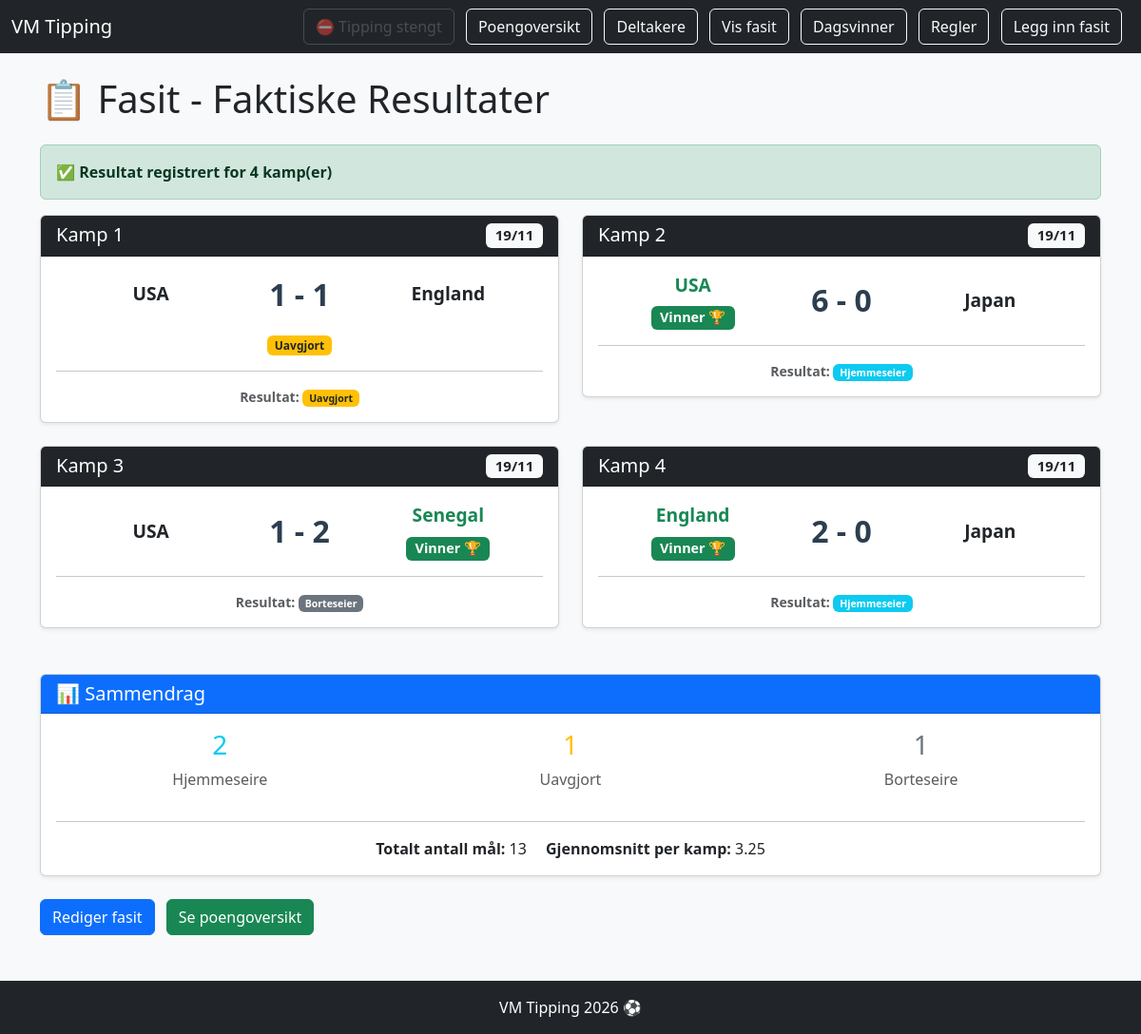
Page /fasit on the earlier database version.
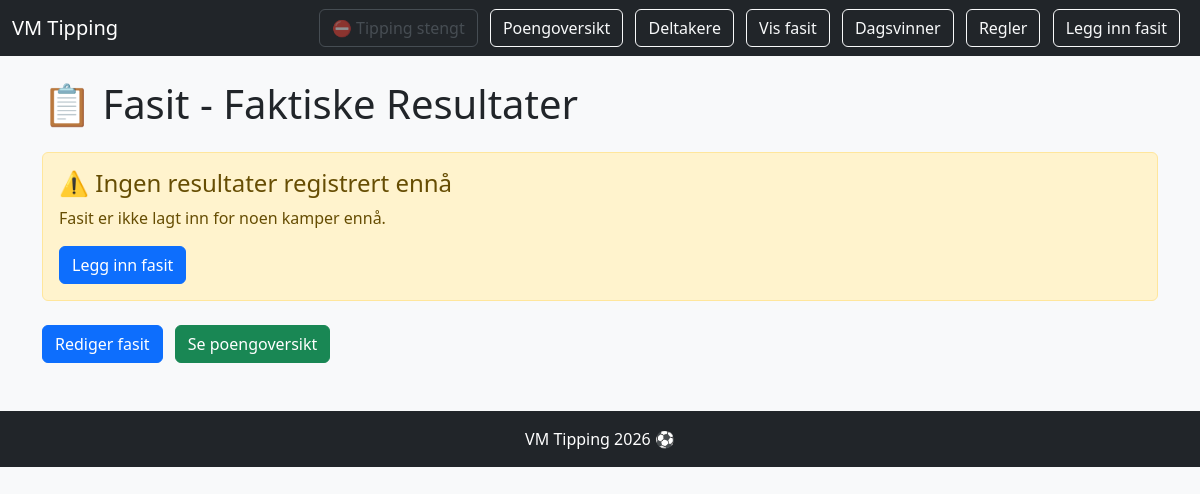
Same page on the later database version.
### tables this page shows
CREATE TABLE resultater (
        kamp_id INTEGER PRIMARY KEY,
        hjemmelag TEXT,
        bortelag TEXT,
        mål_hjemme INTEGER,
        mål_borte INTEGER,
        resultat TEXT,
        dato DATE
    );

### app.py (the view)
@app.route('/fasit')
def fasit():
    conn = sqlite3.connect(DB_PATH)
    c = conn.cursor()
    c.execute('SELECT kamp_id, hjemmelag, bortelag, mål_hjemme, mål_borte, resultat, dato FROM resultater ORDER BY dato ASC, kamp_id ASC')
    resultater_data = c.fetchall()
    c.execute('SELECT fase, lag FROM sluttspillfasit ORDER BY fase')
    sluttspill_fasit = {}
    for fase, lag in c.fetchall():
        if fase not in sluttspill_fasit: sluttspill_fasit[fase] = []
        sluttspill_fasit[fase].append(lag)
    c.execute('SELECT gruppe, lag, plassering FROM gruppefasit')
    gruppefasit = {}
    for gruppe, lag, plassering in c.fetchall():
        if gruppe not in gruppefasit: gruppefasit[gruppe] = {}
        gruppefasit[gruppe][lag] = plassering
    conn.close()
    fasit_liste = []
    hjemmeseire = uavgjort = borteseire = totalt_mål = 0
    for kid, hjemmelag, bortelag, mål_hjemme, mål_borte, resultat, dato in resultater_data:
        fasit_liste.append({'kamp_id': kid, 'hjemmelag': hjemmelag, 'bortelag': bortelag,
                            'mål_hjemme': mål_hjemme, 'mål_borte': mål_borte, 'resultat': resultat, 'dato': dato})
        if resultat == 'H': hjemmeseire += 1
        elif resultat == 'U': uavgjort += 1
        elif resultat == 'B': borteseire += 1
        totalt_mål += mål_hjemme + mål_borte
    statistikk = {'hjemmeseire': hjemmeseire, 'uavgjort': uavgjort, 'borteseire': borteseire,
                  'totalt_mål': totalt_mål, 'gjennomsnitt_mål': totalt_mål / len(fasit_liste) if fasit_liste else 0}
    return render_template('fasit.html', fasit=fasit_liste, statistikk=statistikk,
                           sluttspill_fasit=sluttspill_fasit,
                           sluttspill_datoer_tekst=sluttspill_datoer_tekst,
                           gruppefasit=gruppefasit)

### app.py (called while the page is built)
def er_tipping_stengt():
    return datetime.now(NORSK_TZ) >= FRIST

@app.context_processor
def inject_tipping_stengt():
    return {'tipping_stengt': er_tipping_stengt()}

### templates/fasit.html (shortened to what this page needs)
<!DOCTYPE html>
<html lang="no">
<head>
    <link href="https://cdn.jsdelivr.net/npm/bootstrap@5.3.0/dist/css/bootstrap.min.css" rel="stylesheet">
</head>
<body class="bg-light">
<nav class="navbar navbar-expand-lg navbar-dark bg-dark mb-4">
    <div class="container-fluid">
        <a class="navbar-brand" href="/">VM Tipping</a>
        <div>
            {% if tipping_stengt %}
            <span class="btn btn-outline-secondary me-2 disabled" style="opacity:0.5; cursor:not-allowed;">⛔ Tipping stengt</span>
            {% else %}
            <a class="btn btn-outline-light me-2" href="/tips">Legg inn tips</a>
            {% endif %}
            <a class="btn btn-outline-light me-2" href="/poeng">Poengoversikt</a>
            <a class="btn btn-outline-light me-2" href="/deltakere">Deltakere</a>
            <a class="btn btn-outline-light me-2" href="/fasit">Vis fasit</a>
            <a class="btn btn-outline-light me-2" href="/dagsvinner">Dagsvinner</a>
            <a class="btn btn-outline-light me-2" href="/regler">Regler</a>
            <a class="btn btn-outline-light me-2" href="/resultater">Legg inn fasit</a>
        </div>
    </div>
</nav>
<div class="container">
    <h1 class="mb-4">📋 Fasit - Faktiske Resultater</h1>
    {% if fasit %}
        <div class="alert alert-success">
            <strong>✅ Resultat registrert for {{ fasit|length }} kamp(er)</strong>
        </div>
        <div class="row">
            {% for resultat in fasit %}
            <div class="col-md-6 mb-4">
                <div class="card result-card shadow-sm">
                    <div class="card-header bg-dark text-white">
                        <h5 class="mb-0">
                            Kamp {{ resultat.kamp_id }}
                            {% if resultat.dato %}
                            <span class="badge bg-light text-dark float-end">{{ resultat.dato[8:10] }}/{{ resultat.dato[5:7] }}</span>
                            {% endif %}
                        </h5>
                    </div>
                    <div class="card-body text-center">
                        <div class="row align-items-center">
                            <div class="col-5">
                                <div class="team-name
                                    {% if resultat.resultat == 'H' %}text-success fw-bold{% endif %}">
                                    {{ resultat.hjemmelag }}
                                </div>
                                {% if resultat.resultat == 'H' %}
                                <span class="badge bg-success winner-badge mt-2">Vinner 🏆</span>
                                {% endif %}
                            </div>
                            <div class="col-2">
                                <div class="score">{{ resultat.mål_hjemme }} - {{ resultat.mål_borte }}</div>
                            </div>
                            <div class="col-5">
                                <div class="team-name
                                    {% if resultat.resultat == 'B' %}text-success fw-bold{% endif %}">
                                    {{ resultat.bortelag }}
                                </div>
                                {% if resultat.resultat == 'B' %}
                                <span class="badge bg-success winner-badge mt-2">Vinner 🏆</span>
                                {% endif %}
                            </div>
                        </div>
                        {% if resultat.resultat == 'U' %}
                        <div class="mt-3">
                            <span class="badge bg-warning text-dark">Uavgjort</span>
                        </div>
                        {% endif %}
                        <hr class="my-3">
                        <div class="small text-muted">
                            <strong>Resultat:</strong>
                            <span class="badge
                                {% if resultat.resultat == 'H' %}bg-info
                                {% elif resultat.resultat == 'U' %}bg-warning text-dark
                                {% else %}bg-secondary{% endif %}">
                                {% if resultat.resultat == 'H' %}Hjemmeseier
                                {% elif resultat.resultat == 'U' %}Uavgjort
                                {% else %}Borteseier{% endif %}
                            </span>
                        </div>
                    </div>
                </div>
            </div>
            {% endfor %}
        </div>
        <div class="card shadow-sm mt-4">
            <div class="card-header bg-primary text-white">
                <h5 class="mb-0">📊 Sammendrag</h5>
            </div>
            <div class="card-body">
                <div class="row text-center">
                    <div class="col-md-4">
                        <h3 class="text-info">{{ statistikk.hjemmeseire }}</h3>
                        <p class="text-muted">Hjemmeseire</p>
                    </div>
                    <div class="col-md-4">
                        <h3 class="text-warning">{{ statistikk.uavgjort }}</h3>
                        <p class="text-muted">Uavgjort</p>
                    </div>
                    <div class="col-md-4">
                        <h3 class="text-secondary">{{ statistikk.borteseire }}</h3>
                        <p class="text-muted">Borteseire</p>
                    </div>
                </div>
                <hr>
                <div class="text-center">
                    <p class="mb-0">
                        <strong>Totalt antall mål:</strong> {{ statistikk.totalt_mål }}
                        <span class="ms-3"><strong>Gjennomsnitt per kamp:</strong> {{ "%.2f"|format(statistikk.gjennomsnitt_mål) }}</span>
                    </p>
                </div>
            </div>
        </div>
    {% else %}
        <div class="alert alert-warning">
            <h4>⚠️ Ingen resultater registrert ennå</h4>
            <p>Fasit er ikke lagt inn for noen kamper ennå.</p>
            <a href="/resultater" class="btn btn-primary">Legg inn fasit</a>
        </div>
    {% endif %}
    <div class="mt-4">
        <a href="/resultater" class="btn btn-primary me-2">Rediger fasit</a>
        <a href="/poeng" class="btn btn-success">Se poengoversikt</a>
    </div>
</div>
<footer class="bg-dark text-white text-center py-3 mt-5">
    <p class="mb-0">VM Tipping 2026 ⚽</p>
</footer>
</body>
</html>

Differences in the rows shown:
removed resultater: kamp_id "1", dato "19", dato "11", hjemmelag "USA", mål_hjemme "1", mål_borte "1", bortelag "England", resultat "Uavgjort"
removed resultater: kamp_id "2", dato "19", dato "11", hjemmelag "USA", resultat "Vinner 🏆", mål_hjemme "6", mål_borte "0", bortelag "Japan"
removed resultater: kamp_id "3", dato "19", dato "11", hjemmelag "USA", mål_hjemme "1", mål_borte "2", bortelag "Senegal", resultat "Vinner 🏆"
removed resultater: kamp_id "4", dato "19", dato "11", hjemmelag "England", resultat "Vinner 🏆", mål_hjemme "2", mål_borte "0", bortelag "Japan"
Other differences:
{{ fasit|length }}: "4" → (not shown)
{{ statistikk.hjemmeseire }}: "2" → (not shown)
{{ statistikk.uavgjort }}: "1" → (not shown)
{{ statistikk.borteseire }}: "1" → (not shown)
{{ statistikk.totalt_mål }}: "13" → (not shown)
{{ "%.2f"|format(statistikk.gjennomsnitt_mål) }}: "3.25" → (not shown)
text no longer shown: "✅ Resultat registrert for kamp(er) 📊 Sammendrag Hjemmeseire Uavgjort Borteseire Totalt antall mål: Gjennomsnitt per kamp:"
text now shown: "⚠️ Ingen resultater registrert ennå Fasit er ikke lagt inn for noen kamper ennå. Legg inn fasit"
